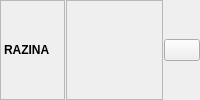
       <widget class="QFrame" name="frame_37">
        <property name="frameShape">
         <enum>QFrame::NoFrame</enum>
        </property>
        <property name="frameShadow">
         <enum>QFrame::Raised</enum>
        </property>
        <layout class="QHBoxLayout" name="horizontalLayout_35">
         <property name="spacing">
          <number>1</number>
         </property>
         <property name="leftMargin">
          <number>0</number>
         </property>
         <property name="topMargin">
          <number>0</number>
         </property>
         <property name="rightMargin">
          <number>0</number>
         </property>
         <property name="bottomMargin">
          <number>0</number>
         </property>
         <item>
          <widget class="QLabel" name="lblRazinaTitle">
           <property name="sizePolicy">
            <sizepolicy hsizetype="Maximum" vsizetype="Preferred">
             <horstretch>0</horstretch>
             <verstretch>0</verstretch>
            </sizepolicy>
           </property>
           <property name="minimumSize">
            <size>
             <width>65</width>
             <height>32</height>
            </size>
           </property>
           <property name="font">
            <font>
             <weight>75</weight>
             <bold>true</bold>
            </font>
           </property>
           <property name="toolTip">
            <string>Poziv Na Broj</string>
           </property>
           <property name="frameShape">
            <enum>QFrame::StyledPanel</enum>
           </property>
           <property name="text">
            <string>RAZINA</string>
           </property>
          </widget>
         </item>
         <item>
          <widget class="QLabel" name="lblRazina">
           <property name="font">
            <font>
             <weight>75</weight>
             <bold>true</bold>
            </font>
           </property>
           <property name="frameShape">
            <enum>QFrame::StyledPanel</enum>
           </property>
           <property name="text">
            <string/>
           </property>
           <property name="alignment">
            <set>Qt::AlignLeading|Qt::AlignLeft|Qt::AlignVCenter</set>
           </property>
           <property name="textInteractionFlags">
            <set>Qt::LinksAccessibleByMouse|Qt::TextSelectableByMouse</set>
           </property>
          </widget>
         </item>
         <item>
          <widget class="QPushButton" name="btnGo2_16">
           <property name="sizePolicy">
            <sizepolicy hsizetype="Maximum" vsizetype="Fixed">
             <horstretch>0</horstretch>
             <verstretch>0</verstretch>
            </sizepolicy>
           </property>
           <property name="maximumSize">
            <size>
             <width>36</width>
             <height>16777215</height>
            </size>
           </property>
           <property name="cursor">
            <cursorShape>PointingHandCursor</cursorShape>
           </property>
           <property name="toolTip">
            <string>Filter</string>
           </property>
           <property name="icon">
            <iconset resource="../../../resources/DonatForm.qrc">
             <normaloff>:/InDonat/Forms/images/OLOVKA.GIF</normaloff>:/InDonat/Forms/images/OLOVKA.GIF</iconset>
           </property>
           <property name="autoExclusive">
            <bool>true</bool>
           </property>
          </widget>
         </item>
        </layout>
       </widget>
